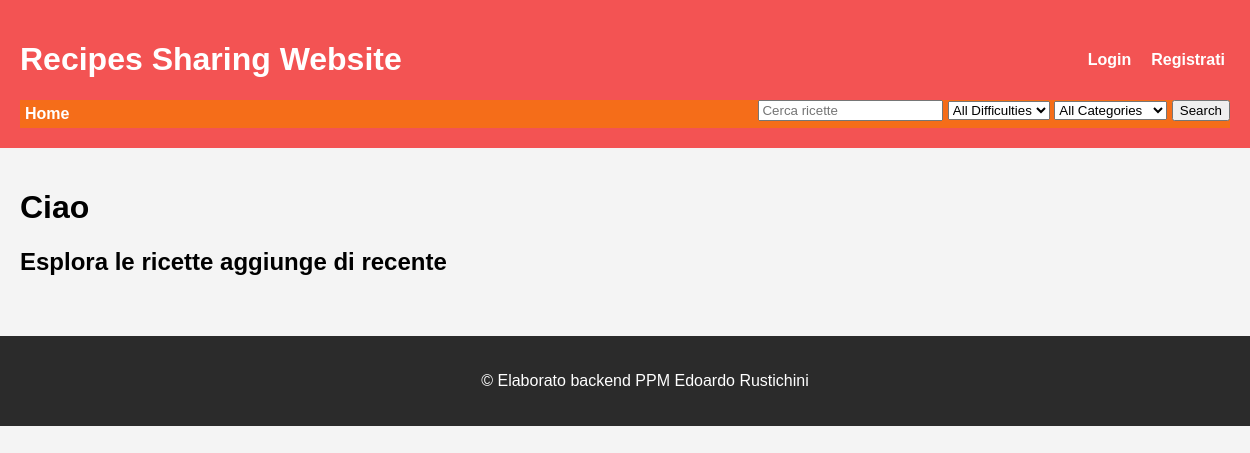
Before: / with the older database file.
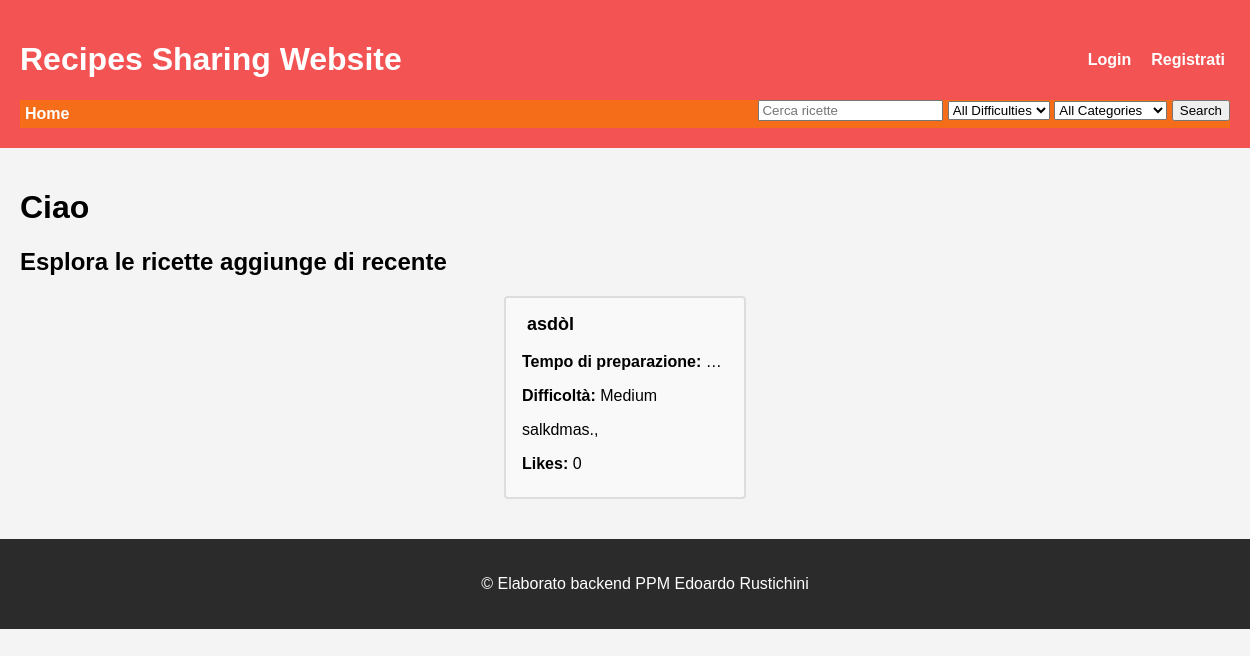
After: the same page with the newer database file.
### recipes_sharing/models.py (models this page shows, shortened)
class Recipe(models.Model):
    recipe_name = models.CharField(max_length=70)
    author = models.ForeignKey(User, on_delete=models.CASCADE, null=True, blank=True)
    description = models.CharField(max_length=300)
    ingredients = models.TextField()
    preparation_instructions = models.TextField()
    cooking_time = models.PositiveIntegerField(null=True, blank=True)  # in minuti
    creation_date = models.DateTimeField(auto_now_add=True)
    image = models.ImageField(upload_to='recipe_images', blank=True, null=True)
    DIFFICULTIES = [
        ('easy', 'Easy'),
        ('medium', 'Medium'),
        ('hard', 'Hard'),
    ]
    difficulty = models.CharField(max_length=10, choices=DIFFICULTIES, null=True, blank=True)
    liked_by = models.ManyToManyField(User, related_name='liked_recipes', blank=True, null=True) # userò liked_recipes per accedere ai like di un utente
    CATEGORIES = [
        ('A', 'Antipasto'),
        ('P', 'Primo Piatto'),
        ('S', 'Secondo Piatto'),
        ('C', 'Contorno'),
        ('D', 'Dessert'),
    ]
    categories = models.CharField(max_length=1, null=True, blank=True, choices=CATEGORIES)
    calories = models.IntegerField(null=True, blank=True)

### recipes_sharing/views.py (the view)
# urls.py: 2. Add a URL to urlpatterns:  path('', views.home, name='home')
def home(request):
    recent_recipes = Recipe.objects.order_by('-creation_date')[:6]  # ultime 4 ricette inserite
    return render(request, 'recipes_sharing/home.html', {'recent_recipes': recent_recipes})

### recipes_sharing/templates/recipes_sharing/home.html
{% extends 'recipes_sharing/base.html' %}
{% load static %}
{% block content %}
<h1>Ciao {{ request.user.username }}</h1>
<h2>Esplora le ricette aggiunge di recente</h2>
<div class="recent-recipes centered">
    {% for recipe in recent_recipes %}
        <div class="recipe-box">
            <h3><a href="{% url 'recipe_detail' recipe.id %}">{{ recipe.recipe_name }}</a></h3>
            <p><strong>Tempo di preparazione:</strong> {{ recipe.cooking_time }} minuti</p>
            <p><strong>Difficoltà:</strong> {{ recipe.get_difficulty_display }}</p>
            <p>{{ recipe.description }}</p>
            <p><strong>Likes:</strong> {{ recipe.liked_by.count }}</p>
        </div>
    {% endfor %}
</div>
{% endblock %}

### recipes_sharing/templates/recipes_sharing/base.html (shortened to what this page needs)
<!DOCTYPE html>
<html lang="it">
<head>
    {% load static %}
    <link rel="stylesheet" href="{% static 'css/base.css' %}">
</head>
<body>
    <header>
        <div class="header-container">
            <h1>Recipes Sharing Website</h1>
            <div class="header-links">
                {% if user.is_authenticated %}
                <p>Ciao, {{ user.username }}</p>
                <a href="{% url 'view_profile' user.username %}">Vai al Profilo</a>
                <a href="{% url 'create_recipe' %}">Aggiungi una Ricetta</a>
                <a href="{% url 'logout' %}">Logout</a>
                {% else %}
                <a href="{% url 'login' %}">Login</a>
                <a href="{% url 'register' %}">Registrati</a>
                {% endif %}
            </div>
        </div>
        <nav>
            <a href="{% url 'home' %}">Home</a>
            <form action="{% url 'search' %}" method="GET" class="search-form">
                <input type="text" name="q" placeholder="Cerca ricette">
                <select name="difficulty">
                    <option value="">All Difficulties</option>
                </select>
                <select name="category">
                    <option value="">All Categories</option>
                </select>
                <button type="submit">Search</button>
            </form>
        </nav>
    </header>
    <main>
        {% block content %}{% endblock %}
    </main>
    <footer >
        <p>&copy; Elaborato backend PPM Edoardo Rustichini</p>
    </footer>
</body>
</html>

### static/css/base.css (style rules this page uses)
body { font-family: Arial, sans-serif; margin: 0; background-color: #f4f4f4; display: flex; flex-direction: column; overflow-x: hidden; }
.centered { margin: 0 auto; display: flex; justify-content: center; align-items: center; flex-direction: row; }

Changed rows visible on the page:
added Recipe: recipe_name "asdòl", difficulty "Medium", description "salkdmas.,", liked_by.count "0"
